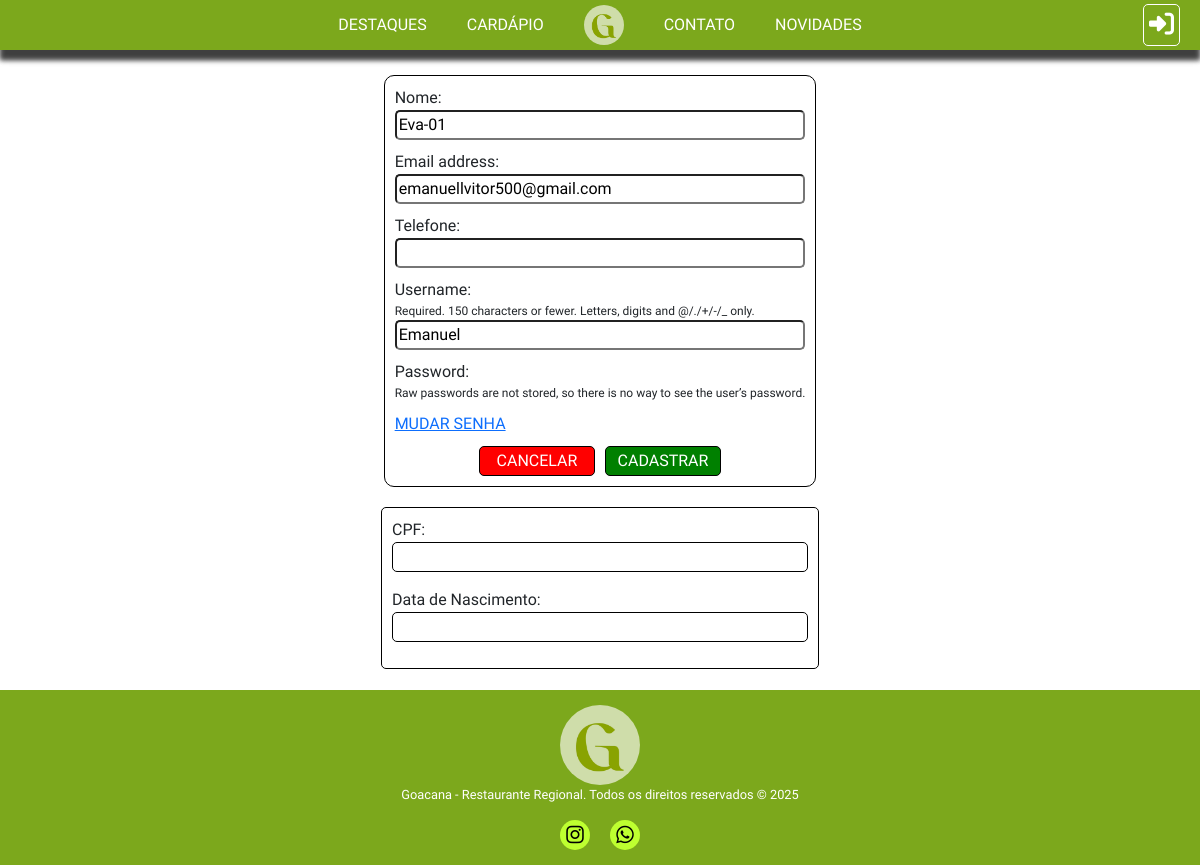
The page /edit_user/1/ on the database as committed earlier.
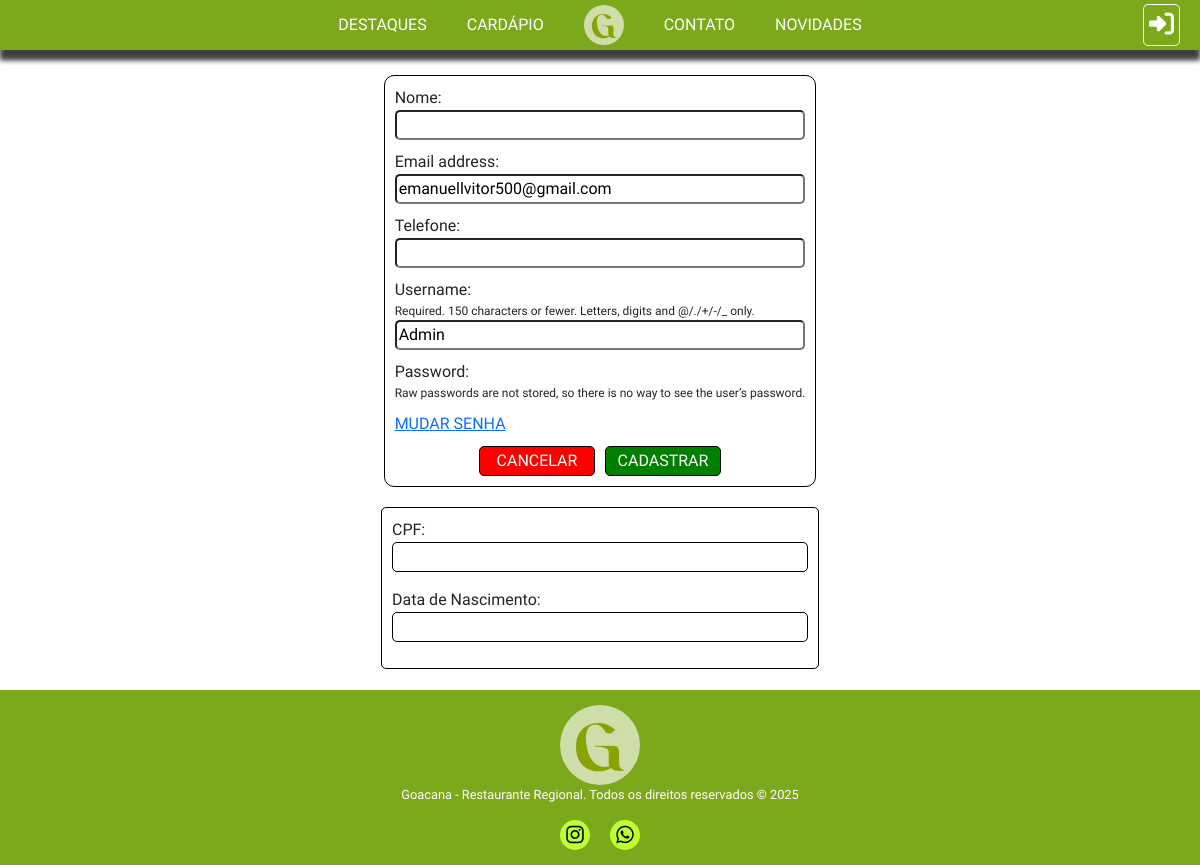
The same page on the database as committed later.
### core/models.py (models this page shows)
class TB_USUARIOS(AbstractUser):
    Nome =  models.CharField(max_length=45, null=False)
    CPF = models.CharField(max_length=11, null=False)
    Telefone = models.CharField(max_length=15, null=True)
    Data_Nascimento = models.DateField(null=True)
    Login = models.CharField(max_length=45, null=False)
    Senha = models.CharField(max_length=45, null=False)

### core/views.py (the view)
# urls.py: path('edit_user/<int:id>/', edit_user, name='edit_user'),
def edit_user(request, id):
    user = TB_USUARIOS.objects.get(pk=id)
    if request.method == 'POST':
        form = TB_USUARIOS_FORMS_EDIT(request.POST, instance=user)
        if form.is_valid():
            form.save()
            return redirect('login')
    else:
        form = TB_USUARIOS_FORMS_EDIT(instance=user)
    contexto = {'form': form}
    return render(request, 'cad_user.html', contexto)

### core/forms.py
class TB_USUARIOS_FORMS_EDIT(UserChangeForm):
    class Meta:
        model = TB_USUARIOS
        fields = ['Nome', 'email', 'Telefone', 'username', 'password']

### core/templates/cad_user.html (shortened to what this page needs)
{% extends 'base/base.html' %}
{% load static %}
{% block 'header' %}
<link rel="stylesheet" href="{% static 'CSS/cad_user.css' %}">
{% endblock %}
{% block 'content' %}
<div class="vheight">
    <div class="form-frame">
        <form method="post">
            {{ form }}
            {% if user.id != 1 %}
                <a href="{% url 'password_change' %}">MUDAR SENHA</a>
            {% endif %}
            <div class="botoes">
                <a href="{% url 'admins' %}">
                    <div>
                        CANCELAR
                    </div>
                </a>
                <input type="submit" value="CADASTRAR" class="botao">
            </div>
        </form>
    </div>
    {% if user.id != 1 %}
        <div class="dados_extras {{ state }}">
            <div class="wow">
                CPF:
                <p>{{ user.CPF }}</p>
            </div>
            <div class="wow">
                Data de Nascimento:
                <p>{{ user.Data_Nascimento }}</p>
            </div>
        </div>
    {% endif %}
</div>
{% endblock %}

Rows that differ between the two databases and show on the page:
changed TB_USUARIOS "emanuellvitor500@gmail.com": Nome "Eva-01" → (not shown); username "Emanuel" → "Admin"
